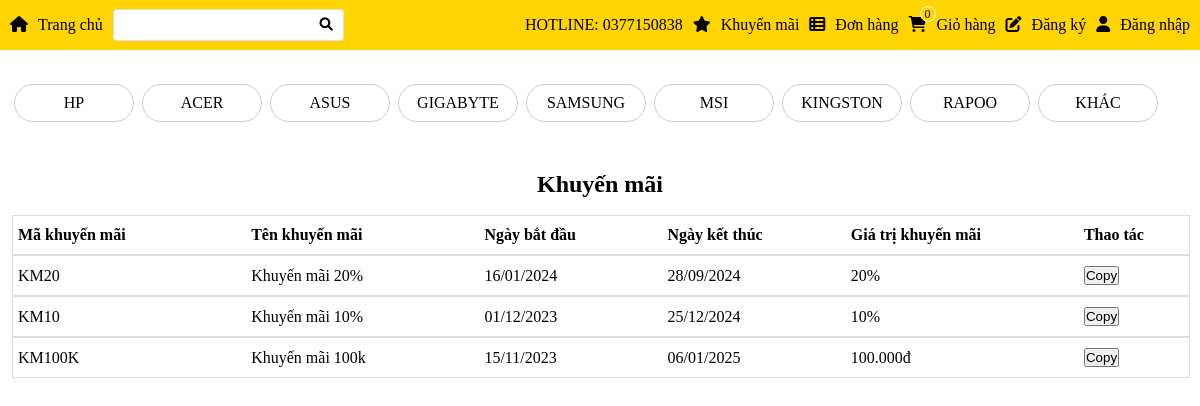
The page /webbanmaytinh/src/page/index.php?action=khuyenmai on the database its author committed.
### tables this page shows
CREATE TABLE IF NOT EXISTS `nhasanxuat` (
  `maNhaSanXuat` varchar(50) NOT NULL,
  `tenNhaSanXuat` varchar(50) NOT NULL,
  `truSoChinh` varchar(250) NOT NULL,
  PRIMARY KEY (`maNhaSanXuat`)
);

CREATE TABLE IF NOT EXISTS `khuyenmai` (
  `maKhuyenMai` varchar(50) NOT NULL,
  `tenKhuyenMai` varchar(50) NOT NULL,
  `ngayBatDau` date DEFAULT NULL,
  `ngayKetThuc` date DEFAULT NULL,
  `maLKM` varchar(50) NOT NULL,
  `giaTriKhuyenMai` double NOT NULL,
  PRIMARY KEY (`maKhuyenMai`),
  KEY `PK_KM_LKM` (`maLKM`)
);

### webbanmaytinh/src/page/modules/khuyenmai/hienthi.php (the view, shortened to what this page needs)
<?php
include '../db/connect.php';
?>
<div class="tiltle">
    <p class="content-title">Khuyến mãi</p>
</div>
<table class="cart">
    <tr class="cart-list">
        <td class="cart-item width150"><b>Mã khuyến mãi</b> </td>
        <td class="cart-item width150"><b>Tên khuyến mãi</b></td>
        <td class="cart-item width100"><b>Ngày bắt đầu</b></td>
        <td class="cart-item width100"><b>Ngày kết thúc</b></td>
        <td class="cart-item width150"><b>Giá trị khuyến mãi</b></td>
        <td class="cart-item width100"><b>Thao tác</b></td>
    </tr>
    <?php
    $sql = "SELECT maKhuyenMai,tenKhuyenMai,ngayBatDau,ngayKetThuc,giaTriKhuyenMai,maLKM
        from khuyenmai where DATEDIFF(ngayKetThuc,CURDATE()) >= 0 ORDER BY ngayBatDau DESC";
    $result = mysqli_query($conn, $sql);
    while ($row = mysqli_fetch_array($result)) {
    ?>
        <tr class="cart-list">
            <td class="cart-item width150"><?php echo $row['maKhuyenMai'] ?></td>
            <td class="cart-item width150"><?php echo $row['tenKhuyenMai'] ?></td>
            <td class="cart-item width100"><?php echo date("d/m/Y", strtotime($row['ngayBatDau'])) ?></td>
            <td class="cart-item width100"><?php echo date("d/m/Y", strtotime($row['ngayKetThuc'])) ?></td>
            <td class="cart-item width150">
                <?php if ($row['maLKM'] == "KM1") {
                    echo number_format($row['giaTriKhuyenMai'], $decimals = 0, $dec_point = ',', $thousand_sep = '.') . 'đ';
                } else {
                    echo $row['giaTriKhuyenMai'] . '%';
                }
                ?>
            </td>
            <td class="cart-item width100">
                <button onclick="copyToClipboard('<?php echo $row['maKhuyenMai'] ?>')">Copy</button>
            </td>
        </tr>
    <?php
    }
    ?>
</table>

### webbanmaytinh/src/page/modules/sidebar.php (shortened to what this page needs)
<?php
include './../db/connect.php';
?>
<div class="sidebar">
    <ul class="sidebar-list">
        <?php
        $sql = "SELECT maNhaSanXuat,tenNhaSanXuat from nhasanxuat";
        $result = mysqli_query($conn, $sql);
        while ($row = mysqli_fetch_array($result)) { ?>
            <li class="sidebar-list-item"> <a class="sidebar-list-item-link" href="./index.php?action=nsx&&value=<?php echo $row['maNhaSanXuat'] ?>" <?php
                                                                                                                                                        ?>><?php echo $row['tenNhaSanXuat'] ?></a> </li>
        <?php
        }
        ?>
    </ul>
</div>

### webbanmaytinh/assets/css/style.css (style rules this page uses)
* { margin: 0; padding: 0; }
:root { --grid-column-2:16.6667%; --grid-column-10:83.3333%; }
a { text-decoration: none; color: black; }
ul { list-style-type: none; }
.main .sidebar { margin: 0 10px; }
.main .sidebar .sidebar-list { display: flex; flex-direction: row; margin-bottom: 30px; }
.main .sidebar .sidebar-list-item { display: block; width: 10%; border: 1px solid #ccc; margin: 4px; border-radius: 20px; }
.main .sidebar .sidebar-list-item-link { display: block; text-align: center; line-height: 36px; }
.main .content table { width: 100%; }
.main .content .content-title { display: flex; justify-content: center; width: 250px; margin: 5px auto; font-size: 24px; font-weight: 600; padding: 10px 0; }
.cart { width: 100%; margin-bottom: 10px; }
.cart .cart-list { width: 100%; display: flex; align-items: center; justify-content: space-between; margin-right: 5px; border: 1px solid #ddd; }
.cart .cart-item { padding: 10px 5px; }
.main .content .cart-item.width100 { width: 100px; }
.main .content .cart-item.width150 { width: 150px; }

### rows shown on the page
nhasanxuat: tenNhaSanXuat "HP"
nhasanxuat: tenNhaSanXuat "ACER"
nhasanxuat: tenNhaSanXuat "ASUS"
nhasanxuat: tenNhaSanXuat "GIGABYTE"
nhasanxuat: tenNhaSanXuat "SAMSUNG"
nhasanxuat: tenNhaSanXuat "MSI"
nhasanxuat: tenNhaSanXuat "KINGSTON"
nhasanxuat: tenNhaSanXuat "RAPOO"
nhasanxuat: tenNhaSanXuat "KHÁC"
khuyenmai: maKhuyenMai "KM20", tenKhuyenMai "Khuyến mãi 20%", ngayBatDau "16/01/2024", ngayKetThuc "28/09/2024", giaTriKhuyenMai "20"
khuyenmai: maKhuyenMai "KM10", tenKhuyenMai "Khuyến mãi 10%", ngayBatDau "01/12/2023", ngayKetThuc "25/12/2024", giaTriKhuyenMai "10"
khuyenmai: maKhuyenMai "KM100K", tenKhuyenMai "Khuyến mãi 100k", ngayBatDau "15/11/2023", ngayKetThuc "06/01/2025", giaTriKhuyenMai "100.000"
